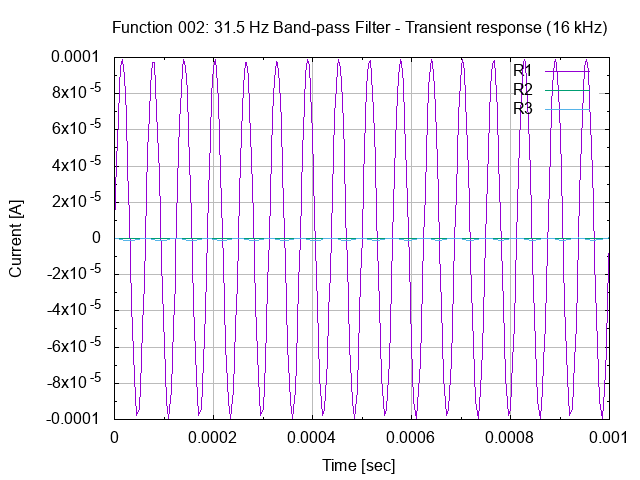

Reproduce this figure in gnuplot.
# setup terminal
set term png

# setup graph
set output "26.002.00.02.02.png"
set title "Function 002: 31.5 Hz Band-pass Filter - Transient response (16 kHz)"

# setup Y-axis
set grid ytics lt 1 lw 1 lc rgb "#bbbbbb"
set mytics
set ylabel "Current [A]"

# setup X-axis
set grid xtics lt 1 lw 1 lc rgb "#bbbbbb"
set mxtics
set xrange [0:0.001]
set xlabel "Time [sec]"

# setup plot style
set style data lines
plot '26.002.00.02.02.dat' using 1:2 title "R1", \
     '26.002.00.02.02.dat' using 1:3 title "R2", \
     '26.002.00.02.02.dat' using 1:4 title "R3"

# set output back to default
set output

# reset terminal type
set terminal pop
